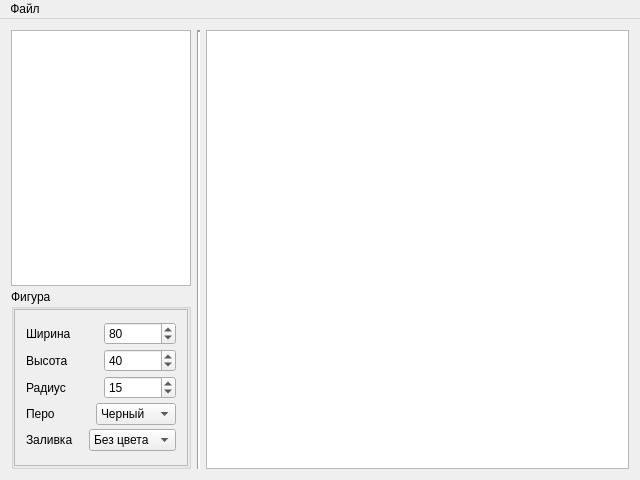
<?xml version="1.0" encoding="UTF-8"?>
<ui version="4.0">
 <class>MainWindow</class>
 <widget class="QMainWindow" name="MainWindow">
  <property name="geometry">
   <rect>
    <x>0</x>
    <y>0</y>
    <width>640</width>
    <height>480</height>
   </rect>
  </property>
  <property name="sizePolicy">
   <sizepolicy hsizetype="Expanding" vsizetype="Expanding">
    <horstretch>0</horstretch>
    <verstretch>0</verstretch>
   </sizepolicy>
  </property>
  <property name="windowTitle">
   <string>MainWindow</string>
  </property>
  <widget class="QWidget" name="centralWidget">
   <layout class="QVBoxLayout" name="verticalLayout_4">
    <item>
     <widget class="QWidget" name="horizontalWidget" native="true">
      <property name="sizePolicy">
       <sizepolicy hsizetype="Preferred" vsizetype="Preferred">
        <horstretch>0</horstretch>
        <verstretch>0</verstretch>
       </sizepolicy>
      </property>
      <layout class="QHBoxLayout" name="horizontalLayout_8">
       <property name="sizeConstraint">
        <enum>QLayout::SetMinAndMaxSize</enum>
       </property>
       <property name="leftMargin">
        <number>0</number>
       </property>
       <property name="topMargin">
        <number>0</number>
       </property>
       <property name="rightMargin">
        <number>0</number>
       </property>
       <property name="bottomMargin">
        <number>0</number>
       </property>
       <item>
        <widget class="QWidget" name="verticalWidget" native="true">
         <property name="sizePolicy">
          <sizepolicy hsizetype="Expanding" vsizetype="Expanding">
           <horstretch>0</horstretch>
           <verstretch>0</verstretch>
          </sizepolicy>
         </property>
         <property name="minimumSize">
          <size>
           <width>180</width>
           <height>0</height>
          </size>
         </property>
         <property name="maximumSize">
          <size>
           <width>180</width>
           <height>16777215</height>
          </size>
         </property>
         <layout class="QVBoxLayout" name="verticalLayout">
          <property name="spacing">
           <number>3</number>
          </property>
          <property name="leftMargin">
           <number>0</number>
          </property>
          <property name="topMargin">
           <number>0</number>
          </property>
          <property name="rightMargin">
           <number>0</number>
          </property>
          <property name="bottomMargin">
           <number>0</number>
          </property>
          <item>
           <widget class="QTreeView" name="treeView">
            <property name="minimumSize">
             <size>
              <width>180</width>
              <height>0</height>
             </size>
            </property>
            <property name="maximumSize">
             <size>
              <width>180</width>
              <height>16777215</height>
             </size>
            </property>
            <attribute name="headerVisible">
             <bool>false</bool>
            </attribute>
           </widget>
          </item>
          <item>
           <widget class="QGroupBox" name="groupBox">
            <property name="minimumSize">
             <size>
              <width>180</width>
              <height>128</height>
             </size>
            </property>
            <property name="maximumSize">
             <size>
              <width>180</width>
              <height>180</height>
             </size>
            </property>
            <property name="title">
             <string>Фигура</string>
            </property>
            <layout class="QHBoxLayout" name="horizontalLayout_2">
             <property name="leftMargin">
              <number>0</number>
             </property>
             <property name="topMargin">
              <number>0</number>
             </property>
             <property name="rightMargin">
              <number>0</number>
             </property>
             <property name="bottomMargin">
              <number>0</number>
             </property>
             <item>
              <widget class="QScrollArea" name="scrollArea">
               <property name="widgetResizable">
                <bool>true</bool>
               </property>
               <widget class="QWidget" name="scrollAreaWidgetContents">
                <property name="geometry">
                 <rect>
                  <x>0</x>
                  <y>0</y>
                  <width>176</width>
                  <height>163</height>
                 </rect>
                </property>
                <layout class="QHBoxLayout" name="horizontalLayout_3">
                 <item>
                  <layout class="QVBoxLayout" name="verticalLayout_3">
                   <property name="spacing">
                    <number>3</number>
                   </property>
                   <property name="rightMargin">
                    <number>0</number>
                   </property>
                   <item>
                    <layout class="QHBoxLayout" name="horizontalLayout_4">
                     <item>
                      <widget class="QLabel" name="label">
                       <property name="text">
                        <string>Ширина</string>
                       </property>
                      </widget>
                     </item>
                     <item>
                      <widget class="QSpinBox" name="spin_width">
                       <property name="maximum">
                        <number>100</number>
                       </property>
                       <property name="value">
                        <number>80</number>
                       </property>
                      </widget>
                     </item>
                    </layout>
                   </item>
                   <item>
                    <layout class="QHBoxLayout" name="horizontalLayout_5">
                     <item>
                      <widget class="QLabel" name="label_2">
                       <property name="text">
                        <string>Высота</string>
                       </property>
                      </widget>
                     </item>
                     <item>
                      <widget class="QSpinBox" name="spin_heigth">
                       <property name="maximum">
                        <number>100</number>
                       </property>
                       <property name="value">
                        <number>40</number>
                       </property>
                      </widget>
                     </item>
                    </layout>
                   </item>
                   <item>
                    <layout class="QHBoxLayout" name="horizontalLayout_6">
                     <item>
                      <widget class="QLabel" name="label_3">
                       <property name="text">
                        <string>Радиус</string>
                       </property>
                      </widget>
                     </item>
                     <item>
                      <widget class="QSpinBox" name="spinBox_radius">
                       <property name="maximum">
                        <number>100</number>
                       </property>
                       <property name="value">
                        <number>15</number>
                       </property>
                      </widget>
                     </item>
                    </layout>
                   </item>
                   <item>
                    <layout class="QHBoxLayout" name="horizontalLayout">
                     <item>
                      <widget class="QLabel" name="label_4">
                       <property name="text">
                        <string>Перо</string>
                       </property>
                      </widget>
                     </item>
                     <item>
                      <widget class="QComboBox" name="combo_pen">
                       <item>
                        <property name="text">
                         <string>Черный</string>
                        </property>
                       </item>
                       <item>
                        <property name="text">
                         <string>Белый</string>
                        </property>
                       </item>
                       <item>
                        <property name="text">
                         <string>Красный</string>
                        </property>
                       </item>
                       <item>
                        <property name="text">
                         <string>Зеленый</string>
                        </property>
                       </item>
                       <item>
                        <property name="text">
                         <string>Синий</string>
                        </property>
                       </item>
                      </widget>
                     </item>
                    </layout>
                   </item>
                   <item>
                    <layout class="QHBoxLayout" name="horizontalLayout_7">
                     <item>
                      <widget class="QLabel" name="label_5">
                       <property name="text">
                        <string>Заливка</string>
                       </property>
                      </widget>
                     </item>
                     <item>
                      <widget class="QComboBox" name="combo_back">
                       <property name="currentIndex">
                        <number>1</number>
                       </property>
                       <item>
                        <property name="text">
                         <string>Черный</string>
                        </property>
                       </item>
                       <item>
                        <property name="text">
                         <string>Без цвета</string>
                        </property>
                       </item>
                       <item>
                        <property name="text">
                         <string>Красный</string>
                        </property>
                       </item>
                       <item>
                        <property name="text">
                         <string>Зеленый</string>
                        </property>
                       </item>
                       <item>
                        <property name="text">
                         <string>Синий</string>
                        </property>
                       </item>
                      </widget>
                     </item>
                    </layout>
                   </item>
                  </layout>
                 </item>
                </layout>
               </widget>
              </widget>
             </item>
            </layout>
           </widget>
          </item>
         </layout>
        </widget>
       </item>
       <item>
        <widget class="Line" name="line">
         <property name="lineWidth">
          <number>2</number>
         </property>
         <property name="orientation">
          <enum>Qt::Vertical</enum>
         </property>
        </widget>
       </item>
       <item>
        <widget class="MousedView" name="graphicsView">
         <property name="sizePolicy">
          <sizepolicy hsizetype="Expanding" vsizetype="Expanding">
           <horstretch>0</horstretch>
           <verstretch>0</verstretch>
          </sizepolicy>
         </property>
        </widget>
       </item>
      </layout>
     </widget>
    </item>
   </layout>
  </widget>
  <widget class="QMenuBar" name="menuBar">
   <property name="geometry">
    <rect>
     <x>0</x>
     <y>0</y>
     <width>640</width>
     <height>21</height>
    </rect>
   </property>
   <widget class="QMenu" name="menu">
    <property name="title">
     <string>Файл</string>
    </property>
    <addaction name="action_about"/>
    <addaction name="action_exit"/>
   </widget>
   <addaction name="menu"/>
  </widget>
  <action name="action_about">
   <property name="text">
    <string>Помощь</string>
   </property>
  </action>
  <action name="action_exit">
   <property name="text">
    <string>Выход</string>
   </property>
  </action>
 </widget>
 <layoutdefault spacing="6" margin="11"/>
 <customwidgets>
  <customwidget>
   <class>MousedView</class>
   <extends>QGraphicsView</extends>
   <header>mousedrawingview.h</header>
  </customwidget>
 </customwidgets>
 <resources/>
 <connections/>
</ui>
